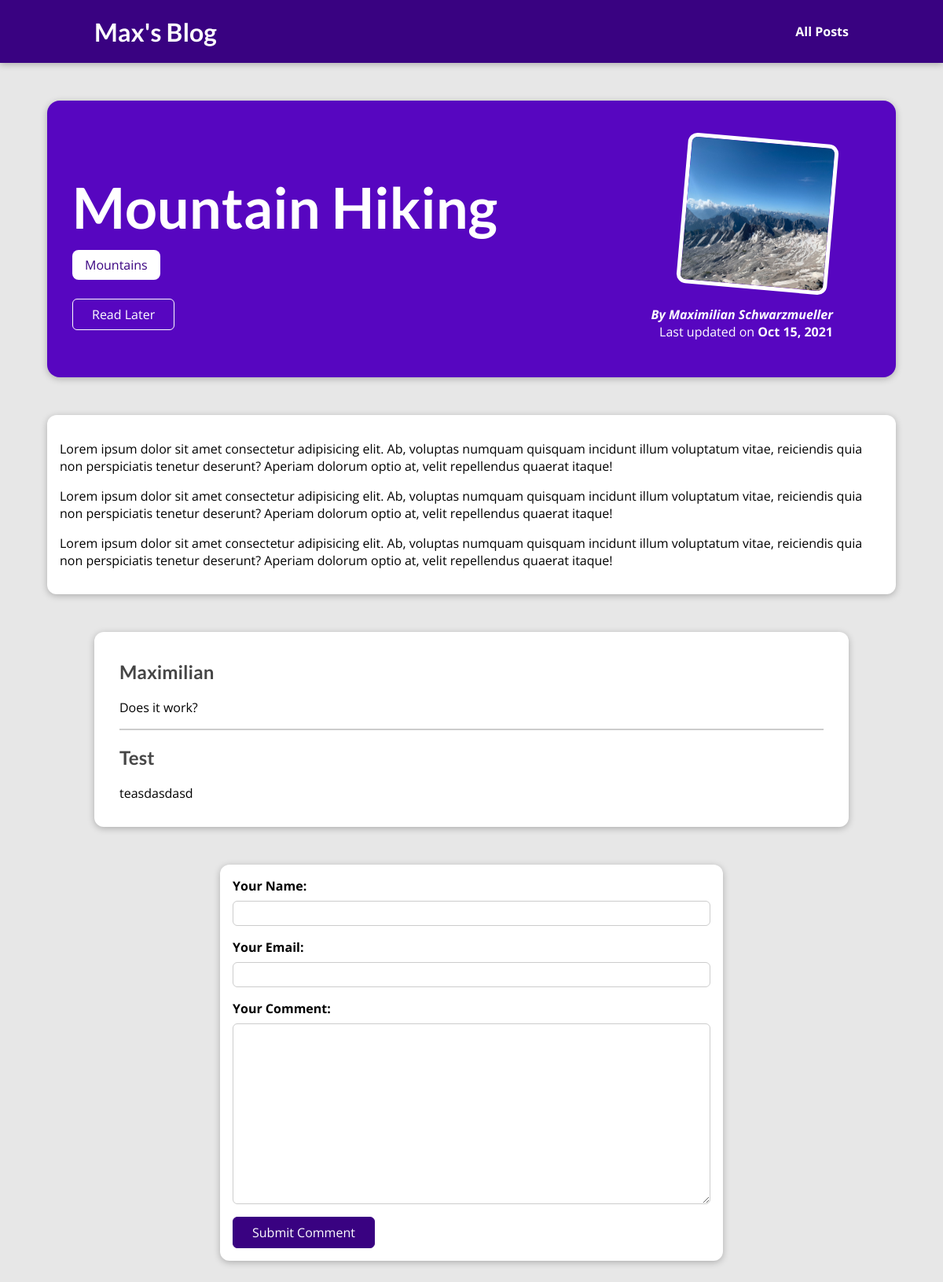
The app's page /posts/mountain-hiking with its own data.
### blog/models.py (models this page shows, shortened)
class Post(Model):
    title = CharField(max_length=60)
    excerpt = CharField(max_length=200)
    image = ImageField(upload_to="posts", null=True)
    date = DateField(auto_now=True)
    slug = SlugField(unique=True, db_index=True)
    content = TextField()
    author = ForeignKey(Author, on_delete=SET_NULL,
                        null=True, related_name="posts")
    tags = ManyToManyField(Tag, related_name="posts", blank=True)

class Tag(Model):
    caption = CharField(max_length=50)
    def __str__(self):
        return self.caption

class Author(Model):
    first_name = CharField(max_length=20)
    last_name = CharField(max_length=20)
    email = EmailField()
    def __str__(self):
        return f"{self.first_name} {self.last_name}"

class Comment(Model):
    user_name = CharField(max_length=50)
    user_email = EmailField()
    text = TextField(max_length=400)
    post = ForeignKey(Post, on_delete=CASCADE, related_name="comments")

### blog/views.py (the view, shortened to what this page needs)
# urls.py: path("posts/<slug:slug>", views.PostDetail.as_view(), name="post_detail"),
class PostDetail(View):
    def get_context(self, request: HttpRequest, post: Post, form: Any) -> Dict[str, Any]:
        return {
            "post": post,
            "comments": post.comments.order_by('-id').all(),
            "comment_form": form,
            "is_saved": post.id in (request.session.get("stored_posts") or [])
        }
    def get(self, request: HttpRequest, slug: str) -> HttpResponse:
        post = Post.objects.get(slug=slug)
        form = CommentForm()
        context = self.get_context(request, post, form)
        return render(request, 'blog/post-detail.html', context)

### blog/forms.py
class CommentForm(ModelForm):
    class Meta:
        model = Comment
        exclude = ['post']
        labels = {
            "user_name": "Your Name",
            "user_email": "Your Email",
            "text": "Your Comment",
        }

### blog/templates/blog/post-detail.html (shortened to what this page needs)
{% extends "base.html" %}
{% load static %}
{% block head %}
    <link rel="stylesheet" href="{% static 'blog/post-detail.css' %}">
{% endblock %}
{% block content %}
    <section id="summary">
        <h2>{{ post.title }}</h2>
        <div id="tags">
            {% for tag in post.tags.all %}
                <span class="tag">{{ tag|title }}</span>
            {% endfor %}
        </div>
        <div id="read-later">
            {% if not is_saved %}
                <form action="{% url "read_later" %}" method="POST">
                    <button>Read Later</button>
                </form>
            {% else %}
                <form action="{% url "remove_read_later" %}" method="POST">
                    {% csrf_token %}
                    <input type="hidden" name="post_id" value="{{ post.id }}">
                    <button>Remove from Read Later</button>
                </form>
            {% endif %}
        </div>
        <article>
            <img src="{{ post.image.url }}" alt="{{ post.title }}">
            <address>By <a href="mailto:{{ post.author.email }}">{{ post.author }}</a></address>
            <div>
                Last updated on <time>{{ post.date|date:"M d, Y" }}</time>
            </div>
        </article>
    </section>
    <main>
        {{ post.content|linebreaks }}
    </main>
    <section id="comments">
        <ul>
            {% for comment in comments %}
                <li>
                    <h2>{{ comment.user_name }}</h2>
                    <p>{{ comment.text|linebreaks }}</p>
                </li>
            {% endfor %}
        </ul>
    </section>
    <section id="comment-form">
        <form action="{% url "post_detail" post.slug %}" method="POST">
            {% for field in comment_form %}
                <div class="form-control {% if field.errors %}invalid{% endif %}">
                    {{ field.label_tag }}
                    {{ field }}
                </div>
            {% endfor %}
            <button>Submit Comment</button>
        </form>
    </section>
{% endblock %}

### templates/base.html (shortened to what this page needs)
{% load static %}
<!DOCTYPE html>
<html lang="en">
<head>
    <link rel="stylesheet" href="{% static 'app.css' %}">
    {% block head %}{% endblock %}
</head>
<body>
    <header id="main-navigation">
        <h1><a href="{% url "starting_page" %}">Max's Blog</a></h1>
        <nav>
            <a href="{% url "posts" %}">All Posts</a>
        </nav>
    </header>
    {% block content %}{% endblock %}
</body>
</html>

### static/app.css (style rules this page uses)
* { box-sizing: border-box; }
html { font-family: 'Open Sans', 'Lato', sans-serif; }
body { margin: 0; }
h1, h2, h3 { font-family: 'Lato', sans-serif; font-weight: bold; }
#main-navigation { width: 100%; height: 5rem; display: flex; justify-content: space-between; align-items: center; padding: 0 10%; position: absolute; top: 0; left: 0; }
#main-navigation a { text-decoration: none; color: white; font-weight: bold; }

### blog/static/blog/post-detail.css (style rules this page uses)
body { background-color: #e7e7e7; }
#main-navigation { background-color: #390281; box-shadow: 0 2px 8px rgba(0, 0, 0, 0.25); }
#summary { margin: 8rem auto 3rem auto; padding: 2rem; width: 90%; max-width: 90rem; border-radius: 16px; background-color: #5706c0; position: relative; box-shadow: 0 2px 8px rgba(0, 0, 0, 0.25); height: 22rem; }
#summary h2 { color: white; font-size: 4.5rem; margin-bottom: 0.25rem; }
#summary article { position: absolute; top: 2rem; right: 3rem; padding: 1rem 2rem; border-radius: 12px; text-align: right; color: white; }
#summary article img { width: 12rem; height: 12rem; border-radius: 12px; transform: rotateZ(5deg); border: 5px solid white; margin-bottom: 1rem; }
#summary address { font-weight: bold; }
#summary a { color: white; text-decoration: none; }
#summary time { font-weight: bold; }
#read-later { margin: 2rem 0; }
#read-later button { background-color: transparent; border: 1px solid white; padding: 0.5rem 2rem; font: inherit; color: white; cursor: pointer; }
main { width: 90%; max-width: 90rem; margin: 3rem auto; background-color: white; padding: 1rem; border-radius: 12px; box-shadow: 0 2px 8px rgba(0, 0, 0, 0.25); }
#tags { margin-top: 20px; }
.tag { background-color: white; color: #390281; padding: 0.5rem 1rem; border-radius: 8px; }
#comment-form { margin: 3rem auto; width: 90%; max-width: 40rem; border-radius: 12px; background-color: white; box-shadow: 0 2px 8px rgba(0, 0, 0, 0.25); padding: 1rem; }
#comment-form button { font: inherit; background-color: #390281; color: white; border: 1px solid #390281; padding: 0.5rem 1.5rem; border-radius: 6px; cursor: pointer; }
#read-later button { background-color: transparent; border: 1px solid white; padding: 0.5rem 1.5rem; font: inherit; cursor: pointer; border-radius: 6px; color: white; }
.form-control { margin-bottom: 1rem; }
.form-control label { font-weight: bold; margin-bottom: 0.5rem; display: block; }
.form-control input, .form-control textarea { display: block; width: 100%; font: inherit; padding: 0.25rem; border-radius: 6px; border: 1px solid #ccc; }
#comments { margin: 3rem auto; width: 90%; max-width: 60rem; border-radius: 12px; background-color: white; box-shadow: 0 2px 8px rgba(0, 0, 0, 0.25); padding: 1rem 2rem; }
#comments ul { list-style: none; margin: 0; padding: 0; }
#comments li { margin-bottom: 1rem; border-bottom: 2px solid #ccc; }
#comments li:last-of-type { border-bottom: none; }
#comments h2 { color: #464646; }

### records on screen
Post: title "Mountain Hiking", image (picture), author "Maximilian Schwarzmueller", date "Oct 15, 2021", content "Lorem ipsum dolor sit amet consectetur adipisicing elit. Ab, voluptas numquam quisquam incidunt illum voluptatum vitae, reiciendis quia non perspiciatis tenetur deserunt? Aperiam dolorum optio at, velit repellendus quaerat itaque! Lorem ipsum dolor sit amet consectetur adipisicing elit. Ab, voluptas numquam quisquam incidunt illum voluptatum vitae, reiciendis quia non perspiciatis tenetur deserunt? Aperiam dolorum optio at, velit repellendus quaerat itaque! Lorem ipsum dolor sit amet consectetur adipisicing elit. Ab, voluptas numquam quisquam incidunt illum voluptatum vitae, reiciendis quia non perspiciatis tenetur deserunt? Aperiam dolorum optio at, velit repellendus quaerat itaque!"
Tag: caption "Mountains"
Comment: user_name "Maximilian", text "Does it work?"
Comment: user_name "Test", text "teasdasdasd"

### other values on screen
{{ field.label_tag }} "Your Name:" "Your Email:" "Your Comment:"
